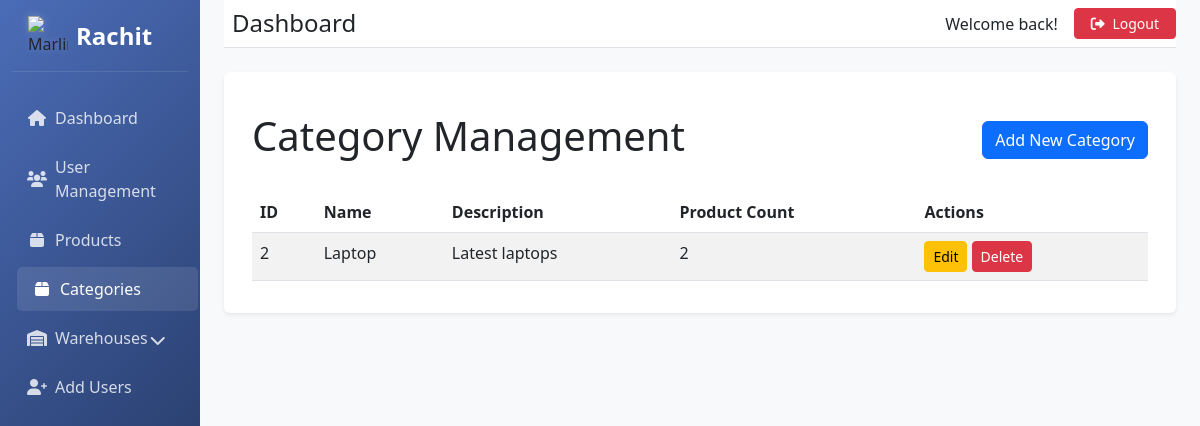
The page /categories/ (signed in) on the database as committed earlier.
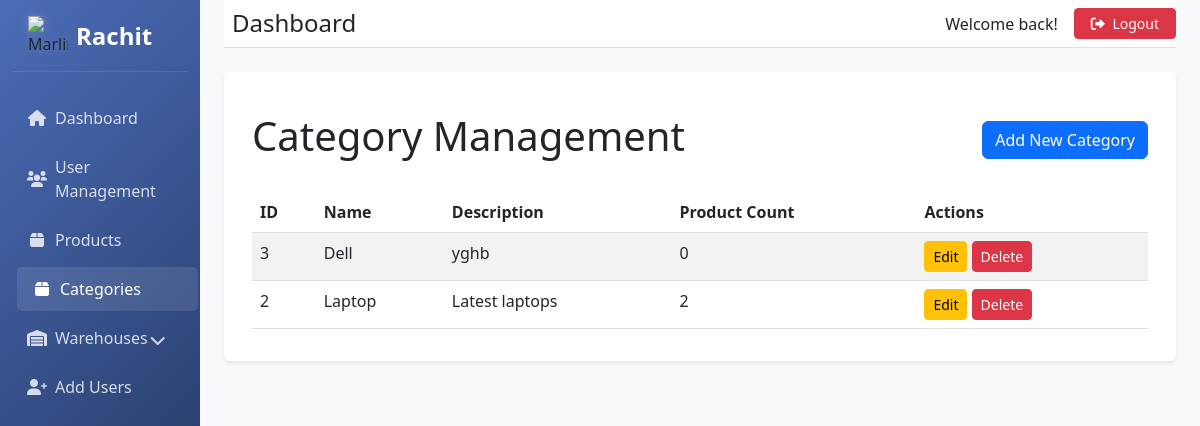
The same page on the database as committed later.
### Inventory/models.py (models this page shows, shortened)
class Category(models.Model):
    name = models.CharField(max_length=100)
    description = models.TextField(null=True, blank=True)
    expires = models.BooleanField(default=False, help_text='Whether products in this category expire')
    created_at = models.DateTimeField(auto_now_add=True)
    updated_at = models.DateTimeField(auto_now=True)
    class Meta:
        verbose_name_plural = "Categories"
        ordering = ['name']

### Inventory/views.py (the view)
# urls.py: path('categories/', inventory_views.categories, name='categories'),
@login_required
def categories(request):
    if request.user.role not in ['admin']:
        return HttpResponseForbidden("You are not authorized to view this page")
    categories = Category.objects.all()
    return render(request, 'categories.html', {'categories': categories})

### templates/categories.html (shortened to what this page needs)
{% extends "base_dashboard.html" %}
{% block sidebar_menu %}
<ul class="nav flex-column">
    <li class="nav-item">
        <a class="nav-link" href="{% url 'admin_dashboard' %}">
            <i class="fas fa-home me-2"></i> Dashboard
        </a>
    </li>
    <li class="nav-item">
        <a class="nav-link" href="{% url 'user_statistics' %}">
            <i class="fas fa-users me-2"></i> User Management
        </a>
    </li>
    <li class="nav-item">
        <a class="nav-link " href="{% url 'products' %}">
            <i class="fas fa-box me-2"></i> Products
        </a>
    </li>
    <li class="nav-item">
        <a class="nav-link active" href="{% url 'categories' %}">
            <i class="fas fa-box me-2"></i> Categories
        </a>
    </li>
    <li class="nav-item">
        <a class="nav-link" href="#warehouseManagement" data-bs-toggle="collapse" role="button">
            <i class="fas fa-warehouse me-2"></i> Warehouses
            <i class="fas fa-chevron-down float-end mt-1"></i>
        </a>
    </li>
    <li class="nav-item">
        <a class="nav-link" href="{% url 'add_user_page' %}">
            <i class="fas fa-user-plus me-2"></i> Add Users
        </a>
    </li>
</ul>
{% endblock %}
{% block content %}
<div class="container mt-4">
    <div class="d-flex justify-content-between align-items-center mb-4">
        <h1>Category Management</h1>
        <a href="{% url 'add_category' %}" class="btn btn-primary">Add New Category</a>
    </div>
    {% if categories %}
    <div class="table-responsive">
        <table class="table table-striped table-hover">
            <thead>
                <tr>
                    <th>ID</th>
                    <th>Name</th>
                    <th>Description</th>
                    <th>Product Count</th>
                    <th>Actions</th>
                </tr>
            </thead>
            <tbody>
                {% for category in categories %}
                <tr>
                    <td>{{ category.id }}</td>
                    <td>{{ category.name }}</td>
                    <td>{{ category.description|truncatechars:50 }}</td>
                    <td>{{ category.product_set.count }}</td>
                    <td>
                        <a href="{% url 'update_category' category.id %}" class="btn btn-sm btn-warning">Edit</a>
                        <a href="{% url 'delete_category' category.id %}" class="btn btn-sm btn-danger">Delete</a>
                    </td>
                </tr>
                {% endfor %}
            </tbody>
        </table>
    </div>
    {% else %}
    <div class="alert alert-info">No categories found. Add some categories to get started!</div>
    {% endif %}
</div>
{% endblock %}

Rows that differ between the two databases and show on the page:
added Category: id "3", name "Dell", description "yghb", product_set.count "0"
